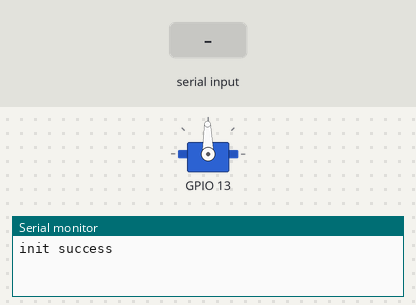
A program run on a simulated ESP32. Parts: servo, the last lines printed to the serial monitor. Inputs (shaded band) come from the test bench. Servo pulses on a pin are drawn as a servo (544–2400 µs = 0–180°).

Above: at 1.2 s.
1.3 s: "90,45\n" received over Serial
At 2.0 s:
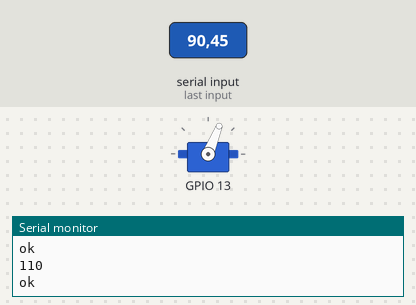
2.8 s: "200\n" received over Serial
At 3.1 s:
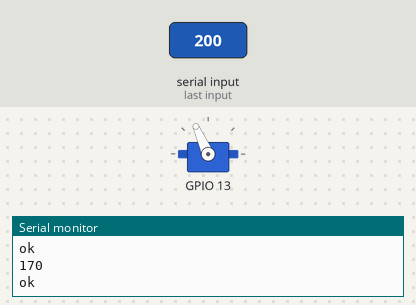
4.3 s: "5\n" received over Serial
At 5.4 s:
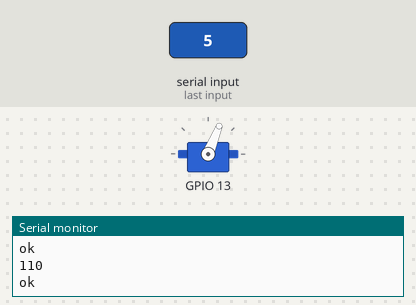
Timing chart, 0 to 7.3 s (numbered marks = the images above; inputs shaded):
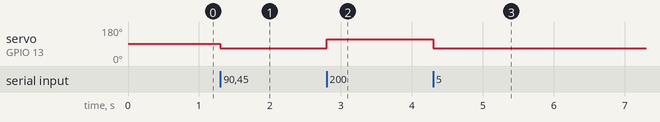

Measured:
- after the input at 1.3 s, servo on GPIO 13: 91° → 68° at once
- after the input at 2.8 s, servo on GPIO 13: 68° → 114° at once
- after the input at 4.3 s, servo on GPIO 13: 114° → 68° at once

The program:

main.cpp
```cpp
/*
 * @Author: wds-dxh wdsnpshy@163.com
 * @Date: 2024-03-13 10:30:03
 * @LastEditors: wds-dxh wdsnpshy@163.com
 * @LastEditTime: 2024-03-17 13:46:15
 * @FilePath: \Steering gear control\src\main.cpp
 * @Description:
 * 微信: 15310638214
 * 邮箱：wdsnpshy@163.com
 */
#include <Arduino.h>
#include "Steering_gear_control.h"


Steering_gear_control steering_gear_control(13);  //声明一个舵机对象，引脚为9
void setup() {

    steering_gear_control.servoConfig(50, 8, 8, 6.4, 32, 270); //初始化舵机参数
    steering_gear_control.singleServoControl(135);
    Serial.begin(115200);
    Serial.println("init success");

}


void loop() {
    //根据收到的串口角度来调节舵机角度
    if(Serial.available() > 0 )
    {
        uint16_t angle = Serial.parseInt(); //读取串口数据
        if (angle != 0){

        if (angle > 170)
         {
              angle = 170;
            }
        if (angle < 110)
        {
            angle = 110;
        }
        steering_gear_control.singleServoControl(angle);
        Serial.println(angle);
        delay(100);
        //一次命令完成
        Serial.println("ok");

        }


    }

}
```

Steering_gear_control.h
```cpp
// (licence header left out)
#ifndef __STEERING_GEAR_CONTROL_H
#define __STEERING_GEAR_CONTROL_H
#include <Arduino.h>
//定义结构体来存储舵机参数
typedef struct
{
    int freq;      // 频率(20ms周期)
    int channel;    // 通道(高速通道（0 ~ 7）由80MHz时钟驱动，低速通道（8 ~ 15）由 1MHz 时钟驱动。)
    int resolution; // 分辨率
    float deadZone;//对应0.5ms（0.5ms/(20ms/256）) 舵机转动角度与占空比的关系：(角度/90+0.5)*1023/20
    float max;//对应2.5ms
    uint16_t angleRange;//舵机角度范围
}ServoConf;


class Steering_gear_control
{
    private:
        ServoConf servoConf; //舵机参数
        //定义舵机引脚
        int ServoPin;

    public:
        //构造函数
        Steering_gear_control(uint8_t SERVO_PIN);
        //舵机配置
        void servoConfig(int freq, int channel, int resolution, float deadZone, float max, uint16_t angleRange);
        //舵机控制
        void singleServoControl(uint16_t angle);
        int calculatePWM(uint16_t angle); //计算PWM值
};

#endif // __STEERING_GEAR_CONTROL_H
```

Steering_gear_control.cpp
```cpp
/*
 * @Author: wds-dxh wdsnpshy@163.com
 * @Date: 2024-03-13 10:32:21
 * @LastEditors: wds-dxh wdsnpshy@163.com
 * @LastEditTime: 2024-03-17 12:39:29
 * @FilePath: \Steering gear control\src\Steering_gear_control.cpp
 * @Description: 舵机驱动控制
 * 微信: 15310638214
 * 邮箱：wdsnpshy@163.com
 */

#include"Steering_gear_control.h"


/**
 * @Author: wds-dxh wdsnpshy@163.com
 * @Date: 2024-03-17 12:31:36
 * @description: 舵机引脚初始化
 * @param {uint8_t} SERVO_PIN
 * @return {*}
 */
Steering_gear_control::Steering_gear_control(uint8_t SERVO_PIN)
{
    this->ServoPin = SERVO_PIN;
}


/**
 * @Author: wds-dxh wdsnpshy@163.com
 * @Date: 2024-03-17 12:33:43
 * @description: 初始化舵机参数
 * @param {int} freq
 * @param {int} channel
 * @param {int} resolution
 * @param {float} deadZone
 * @param {float} max
 * @param {uint16_t} angleRange
 * @return {*}
 */
void Steering_gear_control::servoConfig(int freq = 50, int channel = 8, int resolution = 8, float deadZone = 6.4, float max = 32, uint16_t angleRange = 270)
{
    servoConf.freq = freq;
    servoConf.channel = channel;
    servoConf.resolution = resolution;
    servoConf.deadZone = deadZone;
    servoConf.max = max;
    servoConf.angleRange = angleRange;
    ledcSetup(channel, freq, resolution);
    ledcAttachPin(ServoPin, channel);
}


/**
 * @Author: wds-dxh wdsnpshy@163.com
 * @Date: 2024-03-17 12:40:04
 * @description: 控制舵机旋转
 * @param {uint16_t} angle
 * @return {*}
 */
void Steering_gear_control::singleServoControl(uint16_t angle)
{
    ledcWrite(servoConf.channel, calculatePWM(angle));
}


/**
 * @Author: wds-dxh wdsnpshy@163.com
 * @Date: 2024-03-17 12:51:40
 * @description: 计算PWM值
 * @param {uint16_t} angle
 * @return {*}
 */
int Steering_gear_control::calculatePWM(uint16_t angle)
{
    if (angle<0)
    {
        angle = 0;
    }
    else if (angle>servoConf.angleRange)
    {
        angle = servoConf.angleRange;
    }
    int pwm = (int)(((servoConf.max - servoConf.deadZone) / servoConf.angleRange) * angle + servoConf.deadZone);
    return pwm;

}
```
